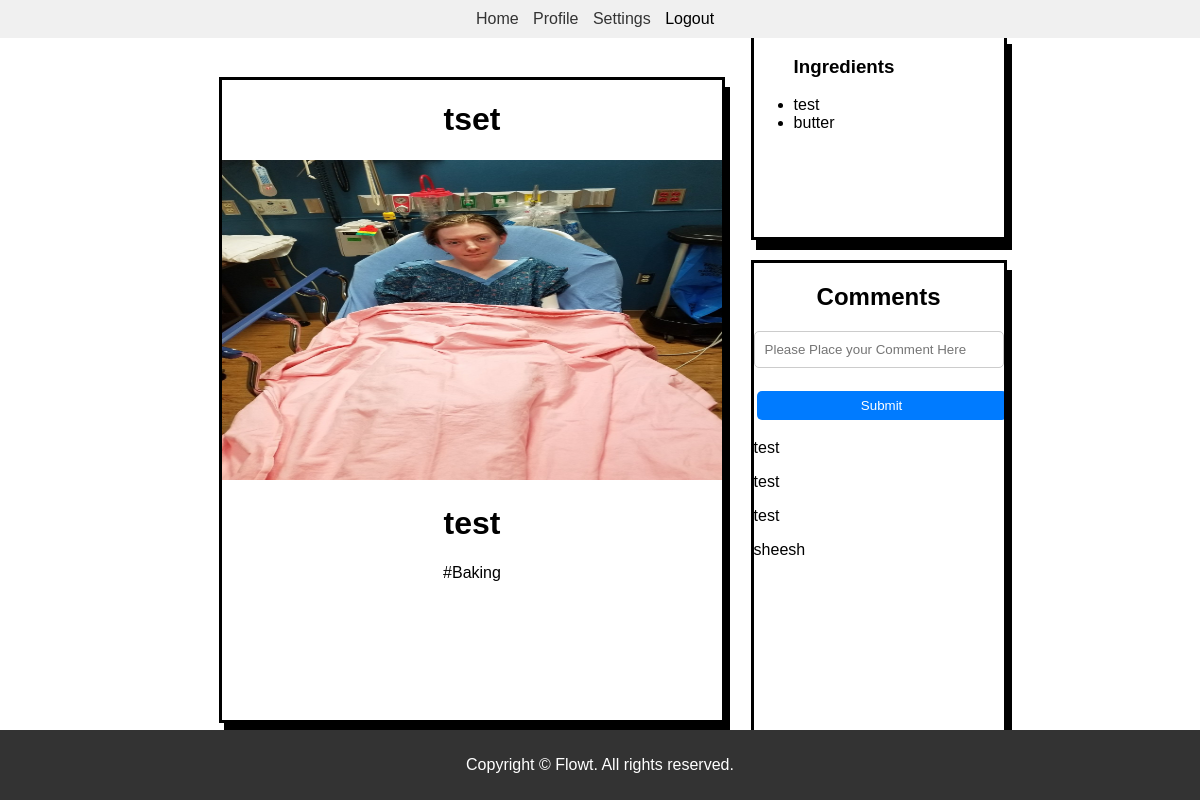
The page /postView/2 (signed in) on the database as committed earlier.
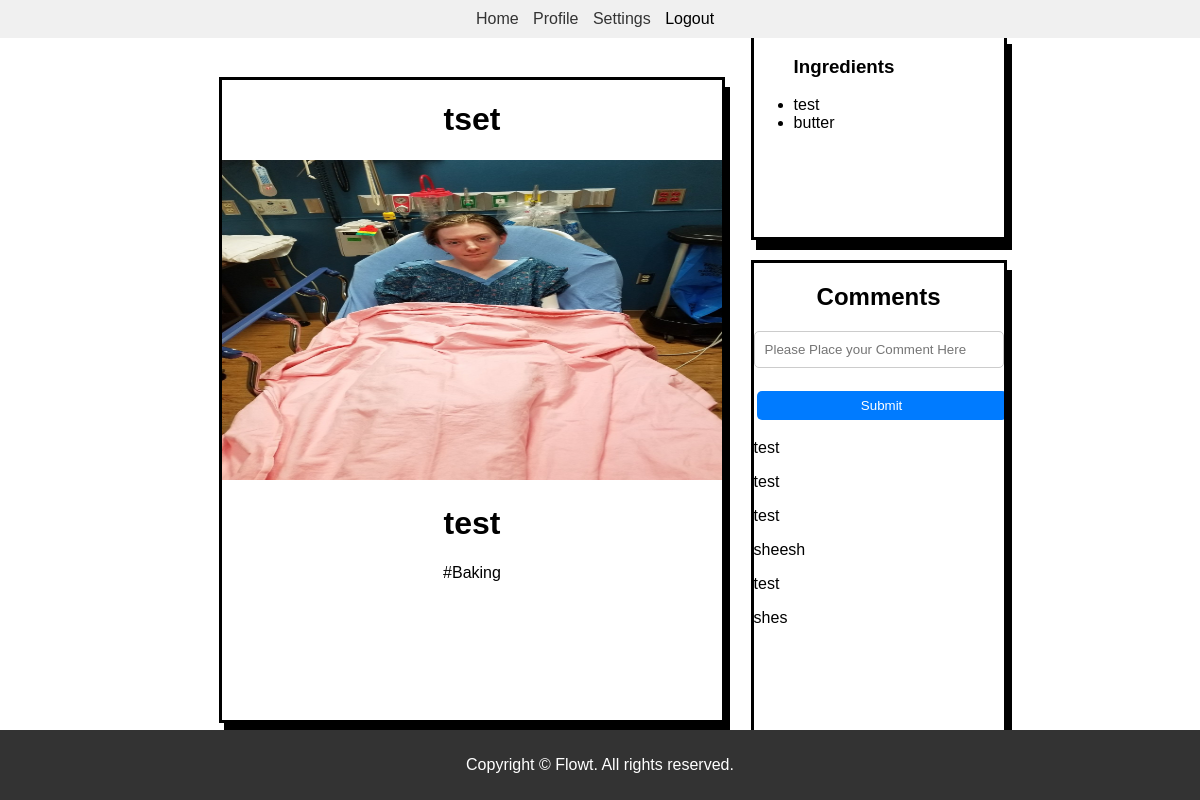
The same page on the database as committed later.
### FProj/backend.py (models this page shows)
class Post(db.Model):
    id = db.Column(db.Integer, primary_key = True, autoincrement = True)
    title = db.Column(db.String, nullable = False)
    description = db.Column(db.String, nullable = False)
    ingredients = db.Column(db.String, nullable = False)
    label = db.Column(db.String(), nullable = False)
    picture = db.Column(db.String(), nullable = False)
    upvote = db.Column(db.Integer, default = 0, nullable = False)
    user_id = db.Column(db.Integer, db.ForeignKey('user.id'), nullable=False)
    user = db.relationship('User', backref=db.backref('posts', lazy=True))

class Comments(db.Model):
    id = db.Column(db.Integer, primary_key = True, autoincrement = True)
    comment = db.Column(db.String, nullable = False)
    upvote = db.Column(db.Integer, default = 0, nullable = False)
    user_id = db.Column(db.Integer, db.ForeignKey('user.id'), nullable=False)
    post_id = db.Column(db.Integer, db.ForeignKey('post.id'), nullable=False)
    user = db.relationship('User', backref=db.backref('comments', lazy=True))
    post = db.relationship('Post', backref=db.backref('comments', lazy=True))

### FProj/backend.py (the view)
@app.route('/postView/<int:post_id>')
@login_required
def viewPost(post_id):
    post = Post.query.get(post_id)
    comments = Comments.query.filter_by(post_id=post_id).all()
    if post:
        return render_template('postView.html', post=post, comments=comments, post_id=post_id)
    else:
        return render_template('/main')

### FProj/backend.py (called while the page is built)
@login_manager.user_loader
def load_user(user_id):
    return User.query.get(int(user_id))

### FProj/templates/postView.html (shortened to what this page needs)
<!DOCTYPE html>
<html lang="en">
<head>
    <link rel="stylesheet" type="text/css" href="{{ url_for('static', filename='forum.css') }}">
</head>
<body class="forum-page">
    <header class="forum-header">
        <nav class="forum-nav">
            <ul>
                <li><a href="/main">Home</a></li>
                <li><a href="#">Profile</a></li>
                <li><a href="#">Settings</a></li>
                <li>Logout</a></li>
            </ul>
        </nav>
    </header>
    <div class="viewPost-main">
        <h1 style="text-align: center;">{{post.title}}</h1>
        <image class="image" src="{{ url_for('static', filename=post.picture) }}"">
        <p>{{post.description | safe}}</p>
        <p>{{post.label}}</p>
    </div>
    <div class="viewPost-box">
        <div class="viewPost-Ingredients">
            <ul style="list-cycle:circle">
                <h3>Ingredients</h3>
                {% for i in post.ingredients.split(',')%}
                    <li>{{i}}</li>
                {%endfor%}
            </ul>
        </div>
        <div class="viewPost-Comments">
            <form action="/submitComment?post_id={{post.id}}" method="POST">
            <h2>Comments</h2>
            <Input type="text" id="comment" name="comment" placeholder="Please Place your Comment Here"/>
            <button type="submit"> Submit </button></form>
            {% for i in comments%}
                <p>{{i.comment}}</p>
            {%endfor%}
        </div>
    </div>
    <footer class="account-footer">
        <p>Copyright © Flowt. All rights reserved.</p>
    </footer>
</body>
</html>

### FProj/static/forum.css (style rules this page uses)
body { margin: 0; padding: 0; font-family: Arial, sans-serif; background-image: url('UC_Merced_at_night.jpg'); background-size: cover; display: flex; justify-content: center; align-items: center; height: 100vh; }
header { background-color: #f0f0f0; padding: 10px; border-radius: 10px; width: 100%; text-align: center; position: absolute; top: 0; left: 50%; transform: translateX(-50%); }
nav ul { list-style-type: none; margin: 0; padding: 0; text-align: center; }
nav ul li { display: inline; margin-right: 10px; }
nav ul li a { text-decoration: none; color: #333; }
h2 { text-align: center; }
form { text-align: center; }
input[type="text"], input[type="password"] { width: 100%; padding: 10px; margin-bottom: 20px; border: 1px solid #ccc; border-radius: 5px; box-sizing: border-box; }
button[type="submit"], button.create-account { width: 100%; padding: 7px; margin: 3px; border: none; border-radius: 5px; cursor: pointer; transition: background-color 0.3s ease; }
button[type="submit"] { background-color: #007bff; color: #fff; }
.account-footer { background-color: #333; color: #fff; text-align: center; padding: 10px 0; position: fixed; bottom: 0; width: 100%; }
.viewPost-main { overflow-y: auto; text-align: center; border-style: solid; box-shadow: 5px 10px; background-color: white; width: 500px; height: 80%; }
.viewPost-box { display:flex; flex-direction: column; }
.viewPost-Ingredients { overflow-y: auto; flex-direction: row; background-color: white; margin-left: 10%; margin-bottom: 20px; border-style: solid; box-shadow: 5px 10px; width: 250px; height: 200px; }
.viewPost-Comments { overflow-y: auto; flex-direction: row; background-color: white; margin-left: 10%; border-style: solid; box-shadow: 5px 10px; width: 250px; height: 500px; }
.image { width: 100%; height: 50%; }

Rows that differ between the two databases and show on the page:
added Comments: comment "test"
added Comments: comment "shes"
